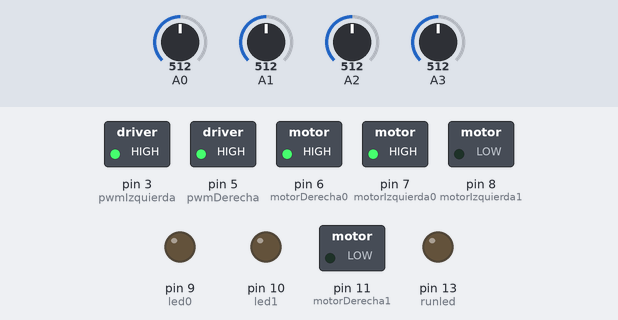
Recording of a sketch running on a simulated Arduino Uno, built with avr-gcc and run on an emulated ATmega328P. On the bench: switched loads named in the sketch (green lamp = pin HIGH), output pins drawn as LEDs (lit = HIGH). Inputs (shaded band) come from the test bench; at power-on: A0 = 512, A1 = 512, A2 = 512, A3 = 512.

Above: at 1.2 s.
1.3 s: A0 set to 362
2.8 s: A0 set to 338
At 4.0 s:
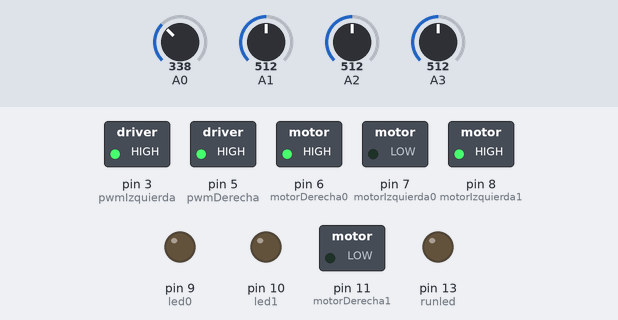
4.3 s: A0 set to 360
At 5.2 s:
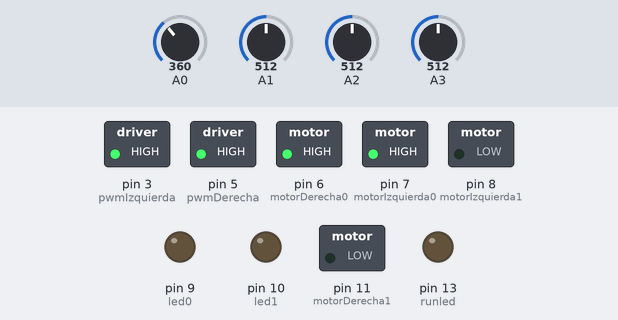
5.8 s: A1 set to 315
7.3 s: A1 set to 286
At 8.5 s:
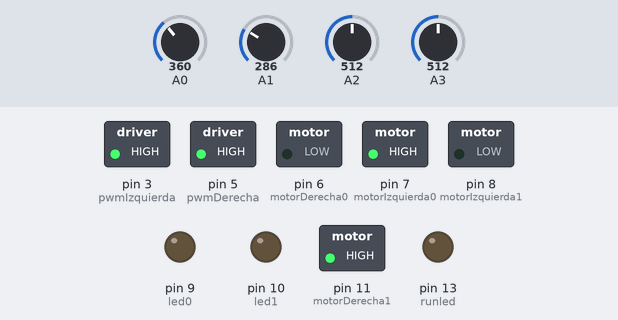
8.8 s: A1 set to 306
At 9.8 s:
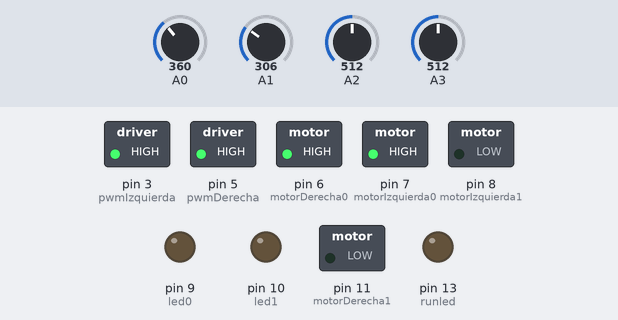
Timing chart, 0 to 11.3 s (numbered marks = the images above; inputs shaded):
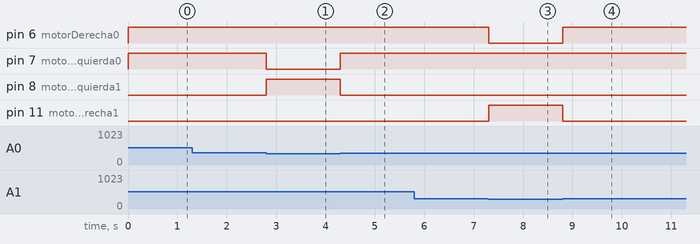

Measured:
- the behaviour switches between 350 and 349 on A0 (found by bisection; images 0 and 1)
- the behaviour switches between 300 and 299 on A1 (found by bisection; images 2 and 3)
- after the input at 1.3 s, every drawn part: stays the same
- after the input at 2.8 s, pin 7 (motorIzquierda0): HIGH → LOW at once; pin 8 (motorIzquierda1): LOW → HIGH at once
- after the input at 4.3 s, pin 7 (motorIzquierda0): LOW → HIGH at once; pin 8 (motorIzquierda1): HIGH → LOW at once
- after the input at 5.8 s, every drawn part: stays the same
- after the input at 7.3 s, pin 6 (motorDerecha0): HIGH → LOW at once; pin 11 (motorDerecha1): LOW → HIGH at once
- after the input at 8.8 s, pin 6 (motorDerecha0): LOW → HIGH at once; pin 11 (motorDerecha1): HIGH → LOW at once

The sketch:

Sumo_intermedio_doc.ino
```cpp
int runled = 13; //Alias para pin 13
int led0 = 9; //Alias para pin 9
int led1 = 10; //Alias para pin 10
int motorDerecha0 = 6;
int motorDerecha1 = 11;
int pwmDerecha = 5;
int motorIzquierda0 = 7;
int motorIzquierda1 = 8;
int pwmIzquierda= 3;
int ProximidadDerecho;
int ProximidadIzquierdo;
int PisoDerecho;
int PisoIzquierdo;
//Funciones
void adelante();
void atras();
void detenido();
void giroderecha();
void giroizquierda();
void setup()
{
//Configuración de entradas y salidas
pinMode(runled, OUTPUT); //Salida digital en runled = pin 13
pinMode(led0, OUTPUT); //Salida digital en led0 = pin 9
pinMode(led1, OUTPUT); //Salida digital en led1 = pin 10
pinMode(motorDerecha0,OUTPUT);
pinMode(motorDerecha1,OUTPUT);
pinMode(pwmDerecha, OUTPUT);
pinMode(motorIzquierda0,OUTPUT);
pinMode(motorIzquierda1,OUTPUT);
pinMode(pwmIzquierda, OUTPUT);
//Configuración de módulos
giroderecha();
}
void loop()
{
//Código que se repetirá infititamente
ProximidadDerecho = analogRead(A0);
ProximidadIzquierdo = analogRead(A1);
PisoDerecho = analogRead(A2);
PisoIzquierdo = analogRead(A3);
//Condición principal
//if(PisoDerecho > 512 || PisoIzquierdo > 512)
//{
//atras();
//delay(200);
//giroderecha();
//delay(200);
//}
if(ProximidadDerecho > 350 && ProximidadIzquierdo > 300)
{
adelante();
}
if(ProximidadDerecho < 350 && ProximidadIzquierdo > 300)
{
giroizquierda();
}
if(ProximidadDerecho > 350 && ProximidadIzquierdo < 300)
{
giroderecha();
}
}
void adelante()
{
digitalWrite(motorDerecha0, HIGH);
digitalWrite(motorDerecha1, LOW);
digitalWrite(pwmDerecha, HIGH);
digitalWrite(motorIzquierda0, HIGH);
digitalWrite(motorIzquierda1, LOW);
digitalWrite(pwmIzquierda, HIGH);
}
void atras()
{
digitalWrite(motorDerecha0, LOW);
digitalWrite(motorDerecha1, HIGH);
digitalWrite(pwmDerecha, HIGH);
digitalWrite(motorIzquierda0, LOW);
digitalWrite(motorIzquierda1, HIGH);
digitalWrite(pwmIzquierda, HIGH);
}
void detenido()
{
digitalWrite(pwmDerecha, LOW);
digitalWrite(pwmIzquierda, LOW);
}
void giroderecha()
{
digitalWrite(motorDerecha0, LOW);
digitalWrite(motorDerecha1, HIGH);
digitalWrite(pwmDerecha, HIGH);
digitalWrite(motorIzquierda0, HIGH);
digitalWrite(motorIzquierda1, LOW);
digitalWrite(pwmIzquierda, HIGH);
}
void giroizquierda()
{
digitalWrite(motorDerecha0, HIGH);
digitalWrite(motorDerecha1, LOW);
digitalWrite(pwmDerecha, HIGH);
digitalWrite(motorIzquierda0, LOW);
digitalWrite(motorIzquierda1, HIGH);
digitalWrite(pwmIzquierda, HIGH);
}
```
